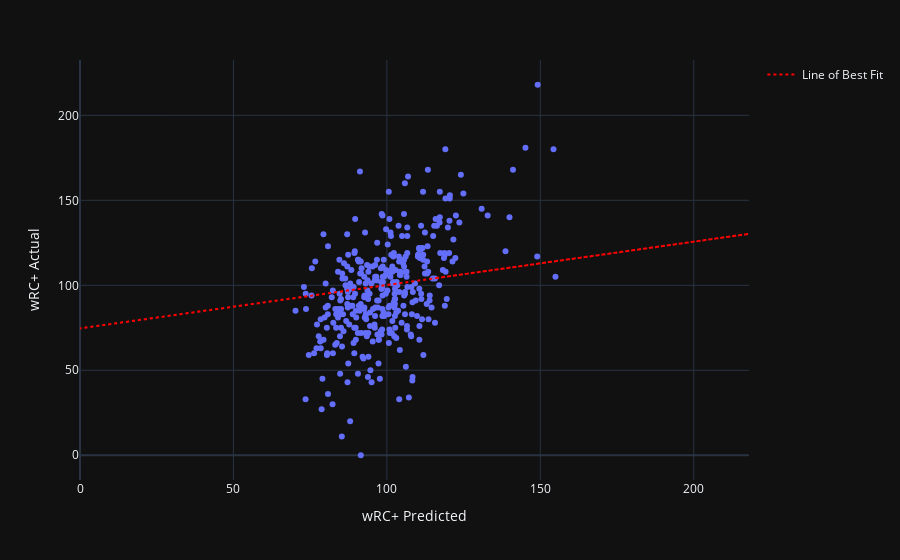

This figure's notebook cell:
### Code cell
data_with_outliers_xgb.plot_model()
data_with_outliers_xgb.evaluate_model()

### Figure 1 — Plotly figure (JSON) as saved in the notebook; plotly's stock layout.template omitted (floating-point values rounded to 4 significant figures; data arrays with more than 128 entries replaced by an {"elided": "..."} marker saying what was removed)
{"data": [{"hovertemplate": "wRC+ Predicted=%{x}<br>wRC+ Actual=%{y}<extra></extra>", "legendgroup": "", "marker": {"color": "#636efa", "symbol": "circle"}, "mode": "markers", "name": "", "orientation": "v", "showlegend": false, "type": "scatter", "x": {"elided": "358 float values"}, "xaxis": "x", "y": {"elided": "358 int values"}, "yaxis": "y"}, {"line": {"color": "red", "dash": "dot", "width": 2}, "mode": "lines", "name": "Line of Best Fit", "type": "scatter", "x": {"elided": "358 int values"}, "y": {"elided": "358 float values"}}], "layout": {"legend": {"tracegroupgap": 0}, "margin": {"t": 60}, "xaxis": {"anchor": "y", "domain": [0, 1], "title": {"text": "wRC+ Predicted"}}, "yaxis": {"anchor": "x", "domain": [0, 1], "title": {"text": "wRC+ Actual"}}}}
